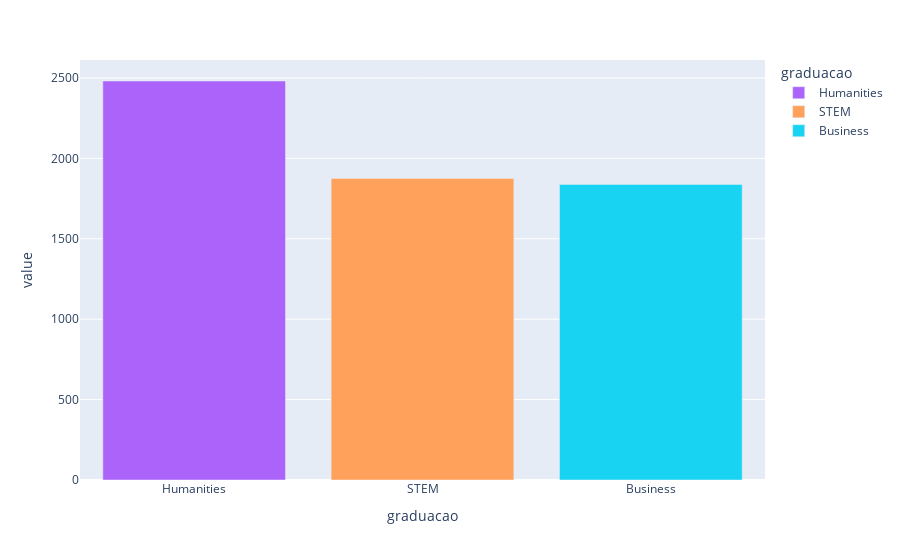

Here is the notebook cell this chart was saved with:
### Code cell
contagem_target = dfAluno.value_counts("graduacao")
px.bar(contagem_target, color=contagem_target.index, category_orders={"graduacao": lista_admissao})

### Figure 1 — Plotly figure (JSON) as saved in the notebook; plotly's stock layout.template omitted (floating-point values rounded to 4 significant figures)
{"data": [{"alignmentgroup": "True", "hovertemplate": "graduacao=%{x}<br>value=%{y}<extra></extra>", "legendgroup": "Humanities", "marker": {"color": "#ab63fa", "pattern": {"shape": ""}}, "name": "Humanities", "offsetgroup": "Humanities", "orientation": "v", "showlegend": true, "textposition": "auto", "type": "bar", "x": ["Humanities"], "xaxis": "x", "y": [2481], "yaxis": "y"}, {"alignmentgroup": "True", "hovertemplate": "graduacao=%{x}<br>value=%{y}<extra></extra>", "legendgroup": "STEM", "marker": {"color": "#FFA15A", "pattern": {"shape": ""}}, "name": "STEM", "offsetgroup": "STEM", "orientation": "v", "showlegend": true, "textposition": "auto", "type": "bar", "x": ["STEM"], "xaxis": "x", "y": [1875], "yaxis": "y"}, {"alignmentgroup": "True", "hovertemplate": "graduacao=%{x}<br>value=%{y}<extra></extra>", "legendgroup": "Business", "marker": {"color": "#19d3f3", "pattern": {"shape": ""}}, "name": "Business", "offsetgroup": "Business", "orientation": "v", "showlegend": true, "textposition": "auto", "type": "bar", "x": ["Business"], "xaxis": "x", "y": [1838], "yaxis": "y"}], "layout": {"barmode": "relative", "legend": {"title": {"text": "graduacao"}, "tracegroupgap": 0}, "margin": {"t": 60}, "xaxis": {"anchor": "y", "categoryarray": ["deny", "Waitlist", "Admit", "Humanities", "STEM", "Business"], "categoryorder": "array", "domain": [0, 1], "title": {"text": "graduacao"}}, "yaxis": {"anchor": "x", "domain": [0, 1], "title": {"text": "value"}}}}
